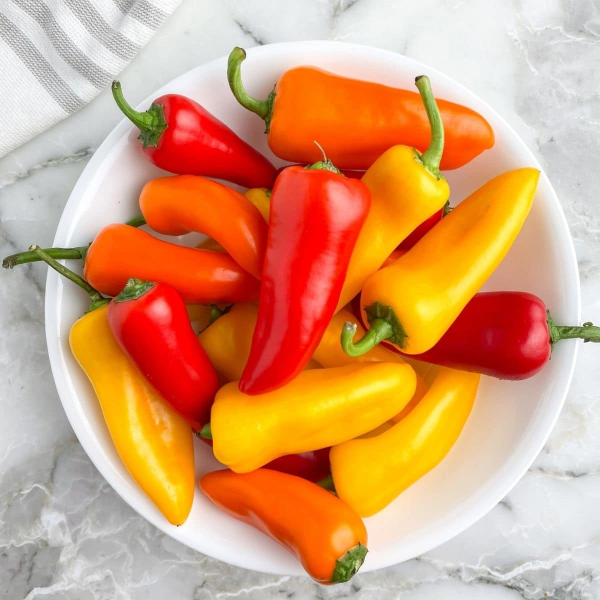
#> input picture python/jobsheet4/src/peppers2.jpg, 1200 x 1200 px, found by its file name (shown at 1/2 size)
$ python gabung3kanal.py
#> lines starting #> are read from the running program, lines starting #| are printed output that depends on the picture
import cv2
import numpy as np

citra = cv2.imread(r"C:\Raiya Yusuf Priatmojo\Praktik Penginderaan Visual Robot\python\jobsheet4\src\peppers2.jpg")
#> citra is the input picture: shape (1200, 1200, 3); mean B, G, R 118, 159, 216.2

if citra is None:
    print("Error: Gambar tidak ditemukan atau tidak dapat dibaca.")
else:
    scale_percent = 50
    width = int(citra.shape[1] * scale_percent / 100)
#> width = 600
    height = int(citra.shape[0] * scale_percent / 100)
#> height = 600
    dimensi_baru = (width, height)
#> dimensi_baru = (600, 600)
    citra = cv2.resize(citra, dimensi_baru, interpolation=cv2.INTER_AREA)
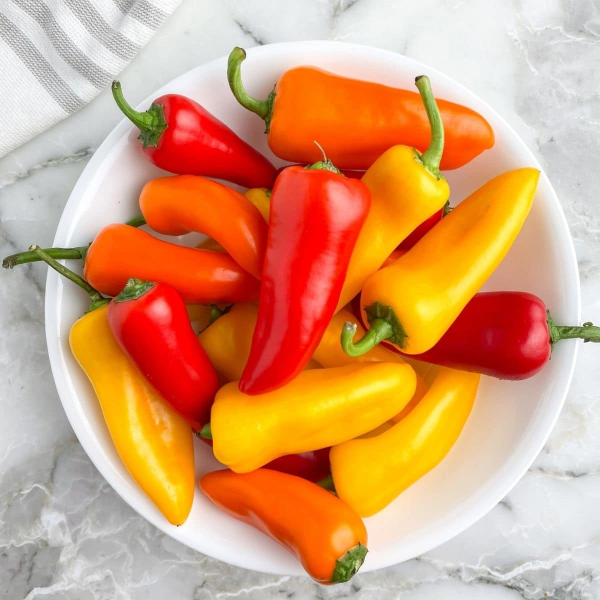
#> citra: shape (600, 600, 3); mean B, G, R 118.1, 159.2, 216.4

    jumBaris = citra.shape[0]
#> jumBaris = 600
    jumKolom = citra.shape[1]
#> jumKolom = 600

    noi = np.zeros((jumBaris, jumKolom), np.uint8)

    biru, hijau, merah = cv2.split(citra)
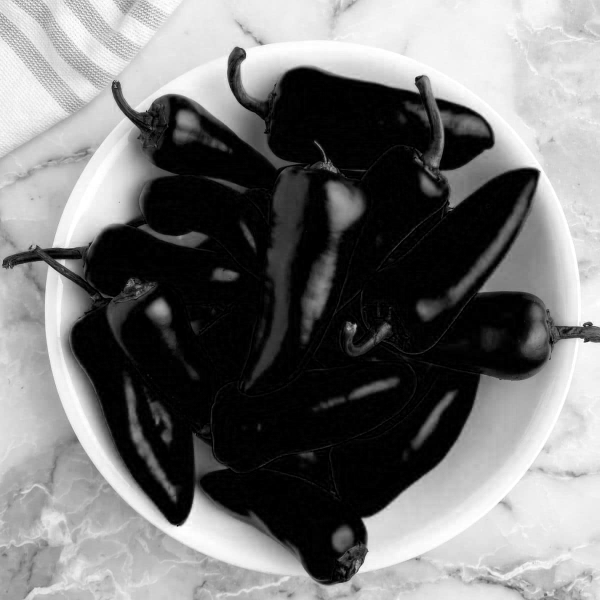
#> biru: shape (600, 600); min 0, max 255, mean 118.1
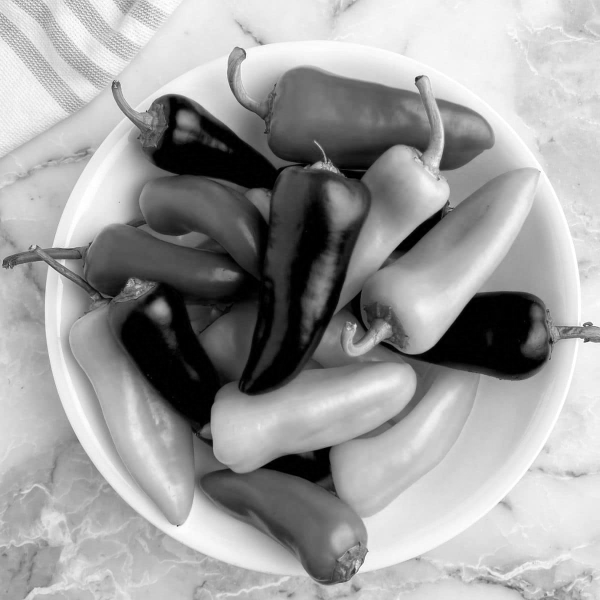
#> hijau: shape (600, 600); min 0, max 255, mean 159.2
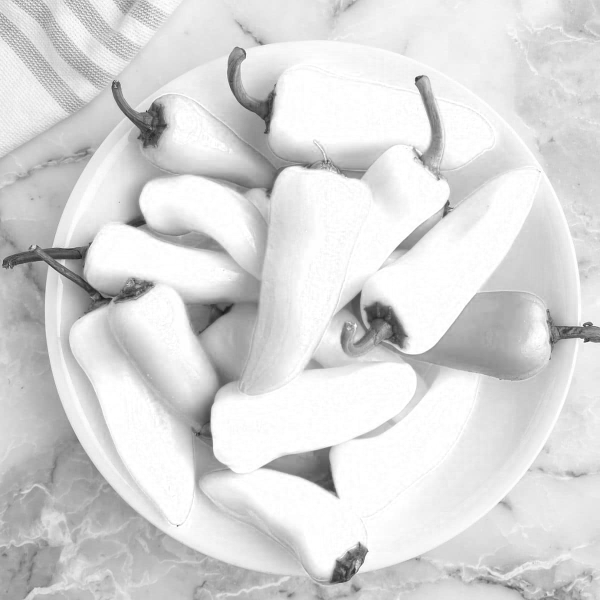
#> merah: shape (600, 600); min 25, max 255, mean 216.4

    citraB = cv2.merge((biru, noi, noi))
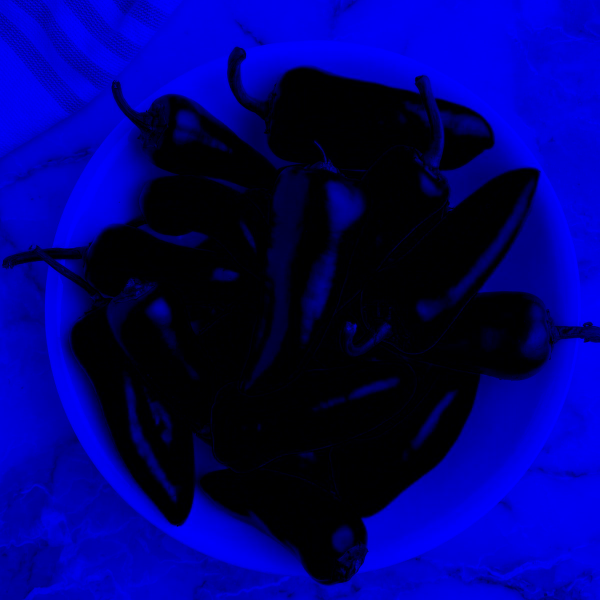
#> citraB: shape (600, 600, 3); mean of channels 0, 1, 2 118.1, 0, 0; drawn as B, G, R
    citraG = cv2.merge((noi, hijau, noi))
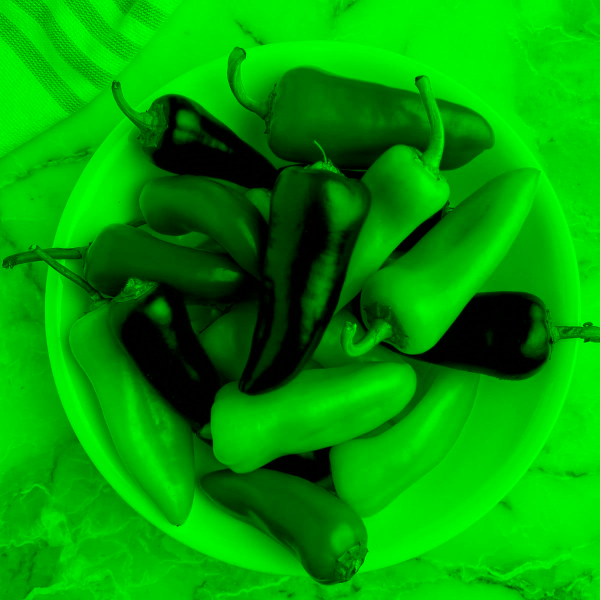
#> citraG: shape (600, 600, 3); mean of channels 0, 1, 2 0, 159.2, 0; drawn as B, G, R
    citraR = cv2.merge((noi, noi, merah))
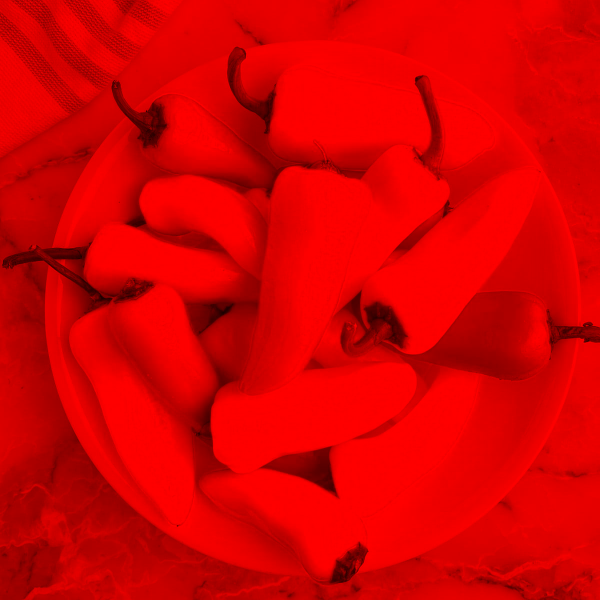
#> citraR: shape (600, 600, 3); mean of channels 0, 1, 2 0, 0, 216.4; drawn as B, G, R

    cv2.imshow('Kanal biru', citraB)
    cv2.imshow('Kanal hijau', citraG)
    cv2.imshow('Kanal merah', citraR)

    cv2.waitKey(0)
    cv2.destroyAllWindows()

$ run again, with python/jobsheet4/src/kucingHitamPutih.jpg copied over python/jobsheet4/src/peppers2.jpg
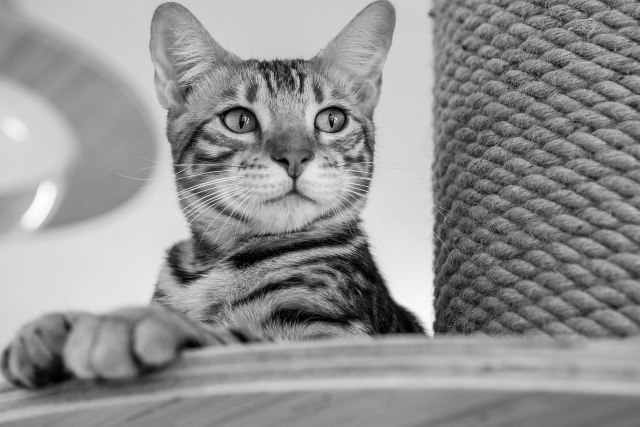
#> input picture python/jobsheet4/src/kucingHitamPutih.jpg, 1280 x 853 px, found by its file name (shown at 1/2 size)
#> citra is the input picture: shape (853, 1280, 3); min 0, max 255, mean 145.5
#> citra: shape (426, 640, 3)
#> `citraG = cv2.merge((noi, hijau, noi))`:
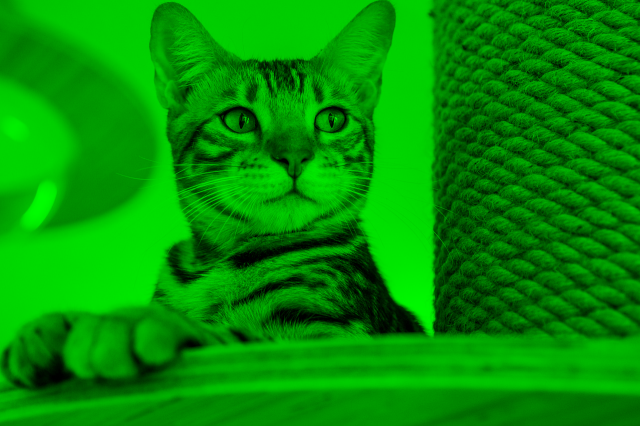
#> citraG: shape (426, 640, 3); mean of channels 0, 1, 2 0, 145.5, 0; drawn as B, G, R
#> `citraR = cv2.merge((noi, noi, merah))`:
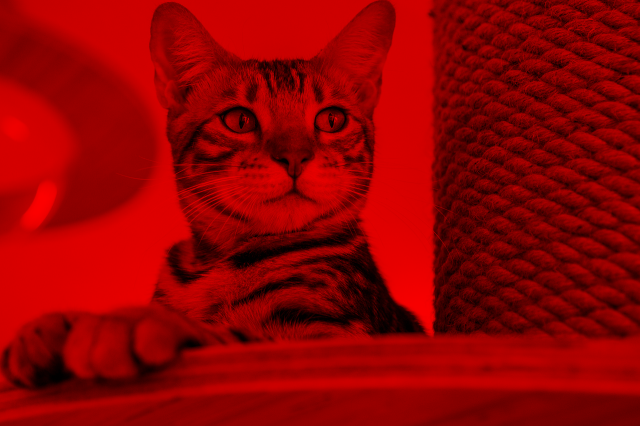
#> citraR: shape (426, 640, 3); mean of channels 0, 1, 2 0, 0, 145.5; drawn as B, G, R

$ run again, with python/jobsheet4/src/kucingCape.png saved as python/jobsheet4/src/peppers2.jpg
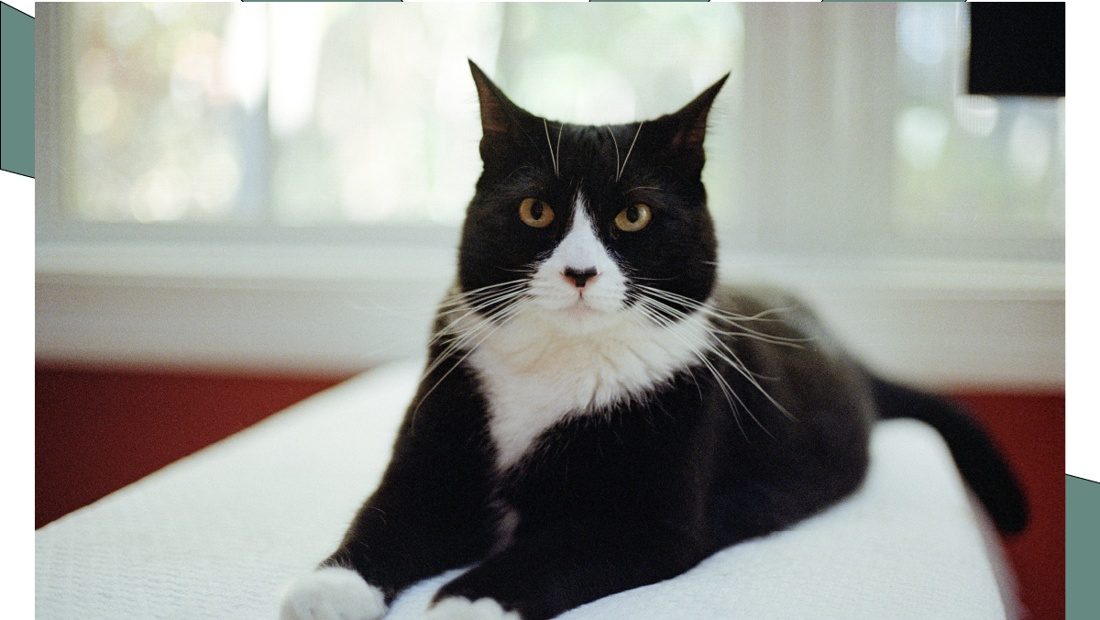
#> input picture python/jobsheet4/src/kucingCape.png, 1100 x 620 px, found by its file name
#> citra is the input picture: shape (620, 1100, 3); mean B, G, R 146.2, 151.2, 150.8
#> citra: shape (310, 550, 3)
#> `citraG = cv2.merge((noi, hijau, noi))`:
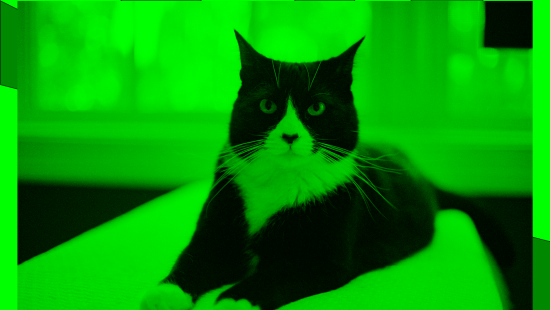
#> citraG: shape (310, 550, 3); mean of channels 0, 1, 2 0, 151.3, 0; drawn as B, G, R
#> `citraR = cv2.merge((noi, noi, merah))`:
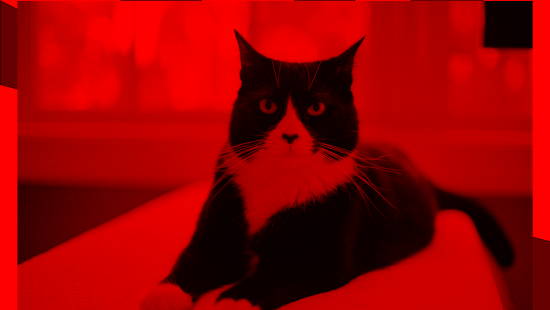
#> citraR: shape (310, 550, 3); mean of channels 0, 1, 2 0, 0, 150.9; drawn as B, G, R
